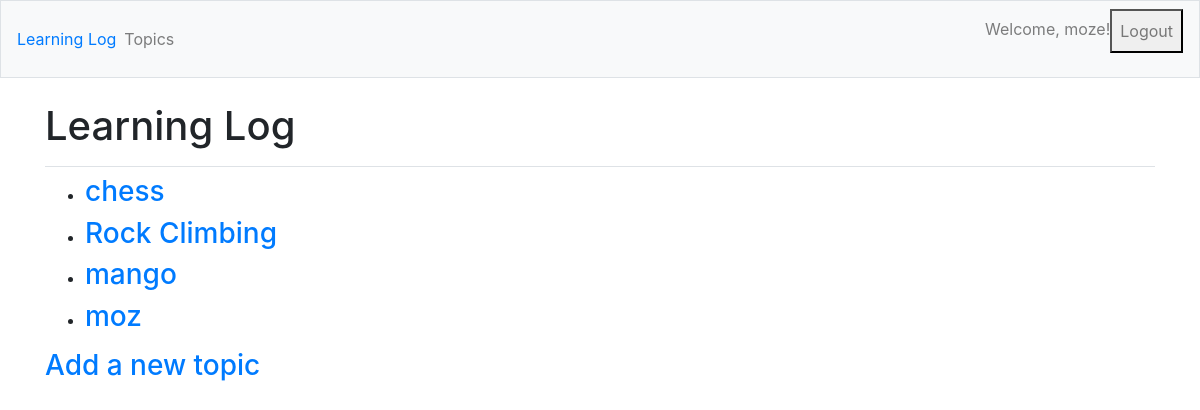
Page /topics/ (signed in) on the earlier database version.
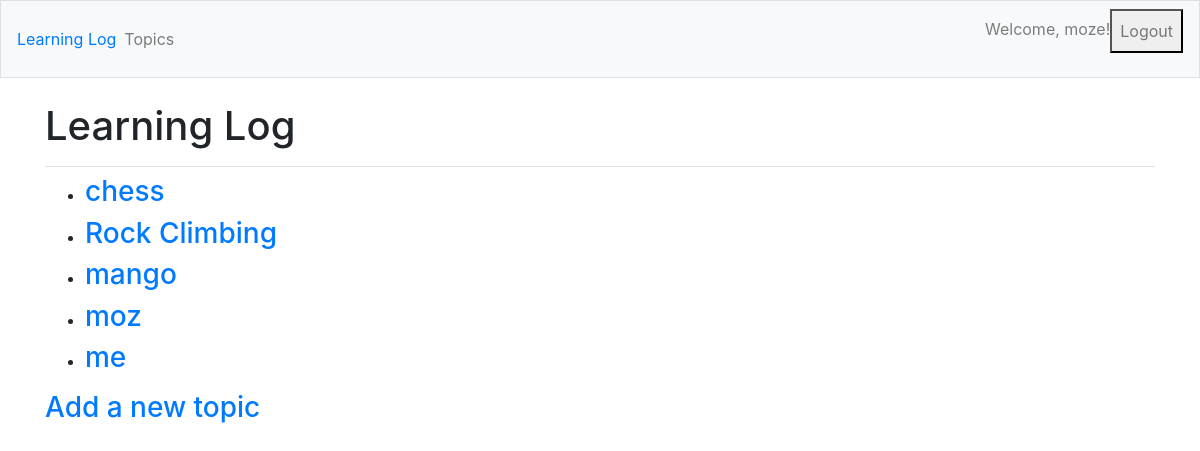
Same page on the later database version.
### learning_logs/models.py (models this page shows)
class Topic(models.Model):
    text = models.CharField(max_length=200)
    date_added = models.DateTimeField(auto_now_add=True)
    owner = models.ForeignKey(User, on_delete=models.CASCADE)
    def __str__(self):
        return self.text

### learning_logs/views.py (the view)
# urls.py: path('topics/', views.topics, name='topics'),
@login_required
def topics(request):
    topics = Topic.objects.filter(owner=request.user).order_by('date_added')
    topics = Topic.objects.order_by('date_added')
    context = {'topics': topics}
    return render(request, 'learning_logs/topics.html', context)

### learning_logs/templates/learning_logs/topics.html
{% extends "learning_logs/base.html" %}
{% block page_header %}
  <h1>Learning Log</h1>
{% endblock page_header %}
{% block content %}
  <ul>
        {% for topic in topics %}
          <li><h3>
            <a href="{% url 'learning_logs:topic' topic_id=topic.id %}"> {{ topic }} </a>
          </h3>
          </li>
        {% empty %}
          <h3><li>No topics available.</li></h3>
        {% endfor %}
   </ul>
   <h3><a href="{% url 'learning_logs:new_topic' %}">Add a new topic</a></h3>
{% endblock content %}

### learning_logs/templates/learning_logs/base.html (shortened to what this page needs)
{% load bootstrap4 %}
<idoctype html>
<html lang="en">
<head>
    {% bootstrap_css %}
</head>
<body>
  <nav class="navbar navbar-expand-md navbar-light bg-light mb-4 border">
    <a class="navbar-brand' href="{% url 'learning_logs:index' %}">Learning Log</a>
  <div class="collapse navbar-collapse" id="navbarCollapse">
    <ul class="navbar-nav mr-auto">
      <li class="nav-item">
        <a class="nav-link" href="{% url 'learning_logs:topics' %}">Topics</a>
      </li>
    </ul>
    <ul class="navbar-nav ml-auto">
      {% if user.is_authenticated %}
        <li class="nav-item">
          <span class="navbar-text">Welcome, {{ user.username }}!</span>
        </li>
        <li class="nav-item">
          <form action = "{% url 'users:logout' %}" method="post">
            <button  type= "submit" class="nav-link" ">Logout</button>
          </form>
        </li>
      {% endif %}
    </ul>
  </div>
  </nav>
  <main role="main" class="container">
    <div class="pb-2 mb-2 border-bottom">
      {% block page_header %}{% endblock page_header %}
    </div>
    <div>
      {% block content %}
      {% endblock content %}
    </div>
  </main>
</body>
</html>

Differences in the rows shown:
added Topic: text "me"
